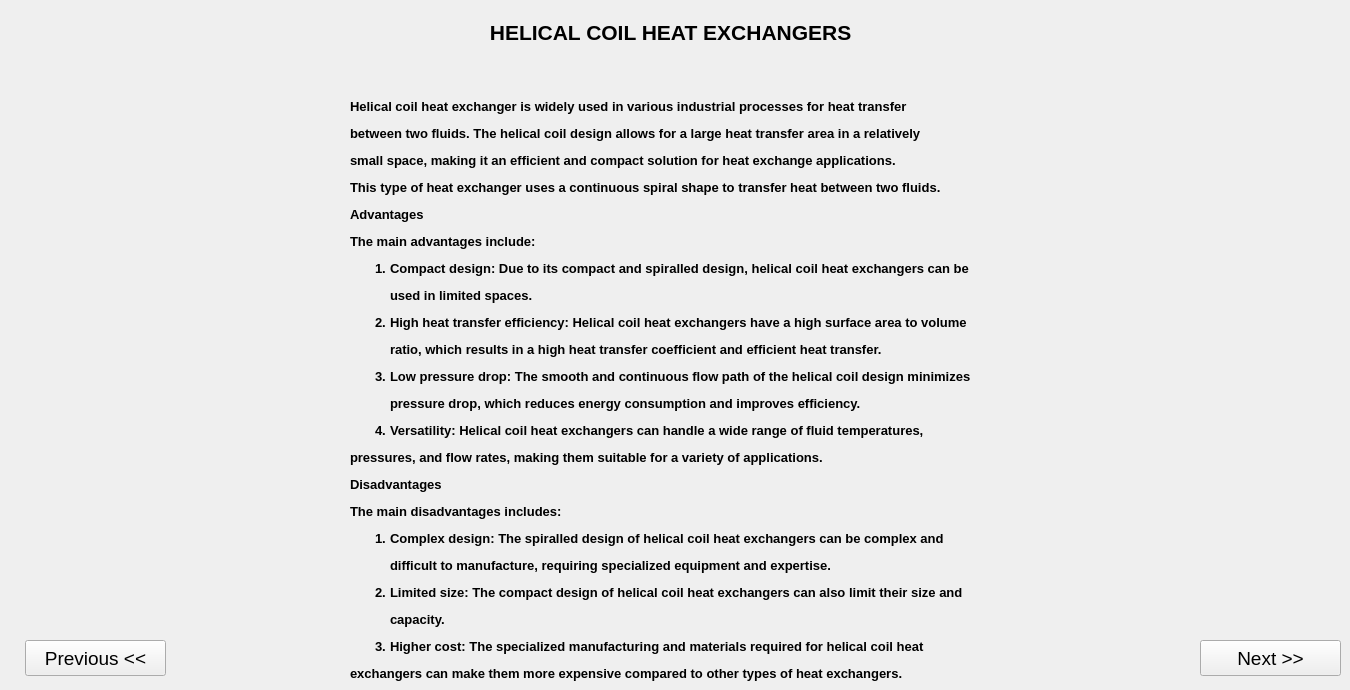
    <widget class="QWidget" name="page_1">
     <widget class="QPushButton" name="pushButton_previous_1">
      <property name="geometry">
       <rect>
        <x>25</x>
        <y>640</y>
        <width>141</width>
        <height>36</height>
       </rect>
      </property>
      <property name="font">
       <font>
        <pointsize>14</pointsize>
        <weight>50</weight>
        <bold>false</bold>
       </font>
      </property>
      <property name="cursor">
       <cursorShape>PointingHandCursor</cursorShape>
      </property>
      <property name="styleSheet">
       <string notr="true">background-color: #e0f0ff;
border-radius: 12px;
padding: 5px;
                    
border-right-width: 2px;
border-bottom-width: 2px;
border-left-width: 1px;
border-top-width: 1px;
                    
border-right-color: rgb(0, 0, 0);
border-bottom-color: rgb(0, 0, 0);
border-left-color: rgb(255, 255, 255);
border-top-color: rgb(255, 255, 255);
border-style: solid;
}

QPushButton:pressed{
background-color: #d0e0ff;
border-radius: 12px;
                    
border-right-width: 1px;
border-bottom-width: 1px;
border-left-width: 2px;
border-top-width: 2px;

border-right-color: rgb(255, 255, 255);
border-bottom-color: rgb(255, 255, 255);
border-left-color: rgb(0, 0, 0);
border-top-color: rgb(0, 0, 0);
border-style: solid;

}
QPushButton:hover{
background-color: rgb(193, 199, 255);</string>
      </property>
      <property name="text">
       <string>Previous &lt;&lt;</string>
      </property>
     </widget>
     <widget class="QPushButton" name="pushButton_next_1">
      <property name="geometry">
       <rect>
        <x>1200</x>
        <y>640</y>
        <width>141</width>
        <height>36</height>
       </rect>
      </property>
      <property name="font">
       <font>
        <pointsize>14</pointsize>
        <weight>50</weight>
        <bold>false</bold>
       </font>
      </property>
      <property name="cursor">
       <cursorShape>PointingHandCursor</cursorShape>
      </property>
      <property name="styleSheet">
       <string notr="true">background-color: #e0f0ff;
border-radius: 12px;
padding: 5px;
                    
border-right-width: 2px;
border-bottom-width: 2px;
border-left-width: 1px;
border-top-width: 1px;
                    
border-right-color: rgb(0, 0, 0);
border-bottom-color: rgb(0, 0, 0);
border-left-color: rgb(255, 255, 255);
border-top-color: rgb(255, 255, 255);
border-style: solid;
}

QPushButton:pressed{
background-color: #d0e0ff;
border-radius: 12px;
                    
border-right-width: 1px;
border-bottom-width: 1px;
border-left-width: 2px;
border-top-width: 2px;

border-right-color: rgb(255, 255, 255);
border-bottom-color: rgb(255, 255, 255);
border-left-color: rgb(0, 0, 0);
border-top-color: rgb(0, 0, 0);
border-style: solid;

}
QPushButton:hover{
background-color: rgb(193, 199, 255);</string>
      </property>
      <property name="text">
       <string>Next &gt;&gt;</string>
      </property>
     </widget>
     <widget class="QWidget" name="widget" native="true">
      <property name="geometry">
       <rect>
        <x>350</x>
        <y>20</y>
        <width>746</width>
        <height>661</height>
       </rect>
      </property>
      <layout class="QVBoxLayout" name="verticalLayout_21">
       <item>
        <widget class="QLabel" name="label_1_0">
         <property name="font">
          <font>
           <pointsize>16</pointsize>
           <weight>75</weight>
           <bold>true</bold>
          </font>
         </property>
         <property name="text">
          <string>                        HELICAL COIL HEAT EXCHANGERS</string>
         </property>
         <property name="alignment">
          <set>Qt::AlignLeading|Qt::AlignLeft|Qt::AlignTop</set>
         </property>
        </widget>
       </item>
       <item>
        <widget class="QLabel" name="label_1_1">
         <property name="font">
          <font>
           <pointsize>10</pointsize>
           <weight>75</weight>
           <bold>true</bold>
          </font>
         </property>
         <property name="text">
          <string>&lt;html&gt;&lt;head/&gt;&lt;body&gt;&lt;p&gt;&lt;span style=&quot; font-family:'Verdana,sans-serif';&quot;&gt;Helical coil heat exchanger is widely used in various industrial processes for heat transfer&lt;/span&gt;&lt;/p&gt;&lt;p&gt;&lt;span style=&quot; font-family:'Verdana,sans-serif';&quot;&gt;between two fluids. The helical coil design allows for a large heat transfer area in a relatively&lt;/span&gt;&lt;/p&gt;&lt;p&gt;&lt;span style=&quot; font-family:'Verdana,sans-serif';&quot;&gt;small space, making it an efficient and compact solution for heat exchange applications.&lt;/span&gt;&lt;/p&gt;&lt;p&gt;&lt;span style=&quot; font-family:'Verdana,sans-serif';&quot;&gt;This type of heat exchanger uses a continuous spiral shape to transfer heat between two fluids.&lt;/span&gt;&lt;/p&gt;&lt;p&gt;&lt;span style=&quot; font-family:'Verdana,sans-serif'; font-weight:600; color:#000000;&quot;&gt;Advantages&lt;/span&gt;&lt;/p&gt;&lt;p&gt;&lt;span style=&quot; font-family:'Verdana,sans-serif';&quot;&gt;The main advantages include:&lt;/span&gt;&lt;/p&gt;&lt;ol style=&quot;margin-top: 0px; margin-bottom: 0px; margin-left: 0px; margin-right: 0px; -qt-list-indent: 1;&quot;&gt;&lt;li style=&quot; margin-top:12px; margin-bottom:0px; margin-left:0px; margin-right:0px; -qt-block-indent:0; text-indent:0px;&quot;&gt;&lt;span style=&quot; font-family:'Verdana,sans-serif';&quot;&gt;Compact design: Due to its compact and spiralled design, helical coil heat exchangers can be&lt;/span&gt;&lt;/li&gt;&lt;p&gt;&lt;span style=&quot; font-family:'Verdana,sans-serif';&quot;&gt;used in limited spaces.&lt;/span&gt;&lt;/p&gt;&lt;li style=&quot; margin-top:0px; margin-bottom:0px; margin-left:0px; margin-right:0px; -qt-block-indent:0; text-indent:0px;&quot;&gt;&lt;span style=&quot; font-family:'Verdana,sans-serif';&quot;&gt;High heat transfer efficiency: Helical coil heat exchangers have a high surface area to volume&lt;/span&gt;&lt;/li&gt;&lt;p&gt;&lt;span style=&quot; font-family:'Verdana,sans-serif';&quot;&gt;ratio, which results in a high heat transfer coefficient and efficient heat transfer.&lt;/span&gt;&lt;/p&gt;&lt;li style=&quot; margin-top:0px; margin-bottom:0px; margin-left:0px; margin-right:0px; -qt-block-indent:0; text-indent:0px;&quot;&gt;&lt;span style=&quot; font-family:'Verdana,sans-serif';&quot;&gt;Low pressure drop: The smooth and continuous flow path of the helical coil design minimizes&lt;/span&gt;&lt;/li&gt;&lt;p&gt;&lt;span style=&quot; font-family:'Verdana,sans-serif';&quot;&gt;pressure drop, which reduces energy consumption and improves efficiency.&lt;/span&gt;&lt;/p&gt;&lt;li style=&quot; margin-top:0px; margin-bottom:12px; margin-left:0px; margin-right:0px; -qt-block-indent:0; text-indent:0px;&quot;&gt;&lt;span style=&quot; font-family:'Verdana,sans-serif';&quot;&gt;Versatility: Helical coil heat exchangers can handle a wide range of fluid temperatures,&lt;/span&gt;&lt;/li&gt;&lt;/ol&gt;&lt;p&gt;&lt;span style=&quot; font-family:'Verdana,sans-serif';&quot;&gt;pressures, and flow rates, making them suitable for a variety of applications.&lt;/span&gt;&lt;/p&gt;&lt;p&gt;&lt;span style=&quot; font-weight:600;&quot;&gt;Disadvantages&lt;/span&gt;&lt;/p&gt;&lt;p&gt;&lt;span style=&quot; font-family:'Verdana,sans-serif';&quot;&gt;The main disadvantages includes:&lt;/span&gt;&lt;/p&gt;&lt;ol style=&quot;margin-top: 0px; margin-bottom: 0px; margin-left: 0px; margin-right: 0px; -qt-list-indent: 1;&quot;&gt;&lt;li style=&quot; margin-top:12px; margin-bottom:0px; margin-left:0px; margin-right:0px; -qt-block-indent:0; text-indent:0px;&quot;&gt;&lt;span style=&quot; font-family:'Verdana,sans-serif';&quot;&gt;Complex design: The spiralled design of helical coil heat exchangers can be complex and&lt;/span&gt;&lt;/li&gt;&lt;p&gt;&lt;span style=&quot; font-family:'Verdana,sans-serif';&quot;&gt;difficult to manufacture, requiring specialized equipment and expertise.&lt;/span&gt;&lt;/p&gt;&lt;li style=&quot; margin-top:0px; margin-bottom:0px; margin-left:0px; margin-right:0px; -qt-block-indent:0; text-indent:0px;&quot;&gt;&lt;span style=&quot; font-family:'Verdana,sans-serif';&quot;&gt;Limited size: The compact design of helical coil heat exchangers can also limit their size and&lt;/span&gt;&lt;/li&gt;&lt;p&gt;&lt;span style=&quot; font-family:'Verdana,sans-serif';&quot;&gt;capacity.&lt;/span&gt;&lt;/p&gt;&lt;li style=&quot; margin-top:0px; margin-bottom:12px; margin-left:0px; margin-right:0px; -qt-block-indent:0; text-indent:0px;&quot;&gt;&lt;span style=&quot; font-family:'Verdana,sans-serif';&quot;&gt;Higher cost: The specialized manufacturing and materials required for helical coil heat&lt;/span&gt;&lt;/li&gt;&lt;/ol&gt;&lt;p&gt;&lt;span style=&quot; font-family:'Verdana,sans-serif';&quot;&gt;exchangers can make them more expensive compared to other types of heat exchangers.&lt;/span&gt;&lt;/p&gt;&lt;/body&gt;&lt;/html&gt;</string>
         </property>
        </widget>
       </item>
      </layout>
     </widget>
    </widget>
